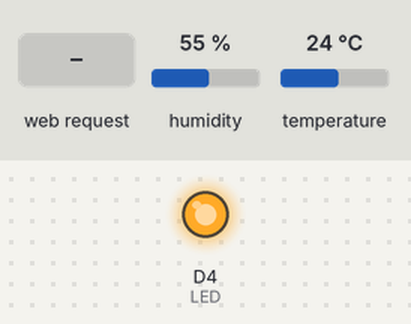
The sketch below on a simulated ESP8266 (NodeMCU). Parts: output pins drawn as LEDs (lit = HIGH). The inputs (shaded band) are chosen by the test bench; at power-on: humidity 55 %, temperature 24 °C. WiFi joins after 1.5 s; servers stay silent unless stated; what the sketch prints to the serial monitor is not drawn.

Above: at 2.7 s.
2.8 s: HTTP request GET / received
At 3.6 s:
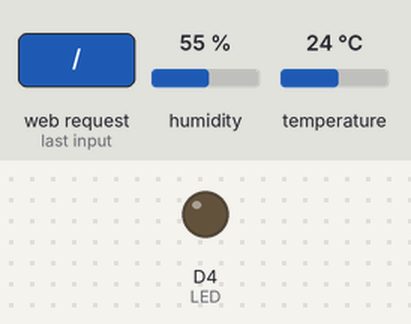
Timing chart, 0 to 5.8 s (numbered marks = the images above; inputs shaded):
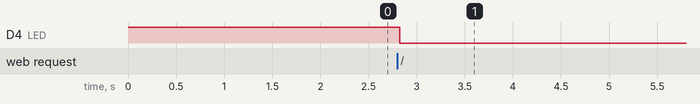

Measured:
- after the input at 2.8 s, D4 (LED): HIGH → LOW at once

The sketch:

dust.ino
```cpp
// (licence header left out)
#include <ESP8266WiFi.h>
#include <ESP8266WebServer.h>
#include <ESP8266mDNS.h>
#include <SoftwareSerial.h>
#include "PMS.h"
#include "DHT.h"

// Pin silkscreen vs reality
#define D2 4
#define D3 0
#define D4 2
#define D5 14

// Devices
#define LED D4
#define PMS_TX D2
#define PMS_RX D3
#define DHTPIN D5
#define DHTTYPE DHT11

// The fan takes 30s to stabilize and give useful readings.
#define PMS_FAN_DELAY 30000

#define SAMPLES 5

#define HOSTNAME "dust"

const char* ssid = "ShitakeMushrooms";
const char* password = "XXXXXXXXX";
char buffer[512] = "";

ESP8266WebServer server(80);
MDNSResponder mdns;
SoftwareSerial pmsSerial(PMS_TX,PMS_RX);
PMS pms(pmsSerial);
DHT dht(DHTPIN, DHTTYPE);

void setup() {
    // Poke the LED off
    pinMode(LED, OUTPUT);
    digitalWrite(LED, HIGH);

    Serial.begin(115200);

    // They say this thing supports i2c, but the pdf doesn't mention it.
    pmsSerial.begin(9600);

    WiFi.disconnect();
    WiFi.hostname(HOSTNAME);
    WiFi.begin(ssid, password);

    Serial.print("Attempting to connect to WPA SSID: ");
    Serial.println(ssid);

    // Wait for connection
    while (WiFi.status() != WL_CONNECTED) {
      delay(500);
      Serial.print(".");
    }

    // Dump the connection info
    Serial.println("");
    Serial.print("Connected to ");
    Serial.println(ssid);
    Serial.print("IP address: ");
    Serial.println(WiFi.localIP());

    // Start the MDNS
    if (mdns.begin(HOSTNAME)) {
       Serial.println("MDNS responder started");
    }

    // Add service to the MDNS
    mdns.addService("http", "tcp", 80);

    // sleep the PMS
    pms.passiveMode();
    pms.sleep();

    // DHT start
    dht.begin();

    // Start the webserver
    server.on("/", handleRoot);
    server.begin();
}

void loop() {
    server.handleClient();
}

void handleRoot() {
    size_t len = SAMPLES;
    PMS::DATA data[len];
    char *buf = buffer;
    float hum = 0, temp = 0;
    uint idx = 0, n = 0;

    if (!sample_temp(&temp, &hum)) {
        server.send(503, "text/plain", "oops\n");
        return;
    }

    // Gross hand rolling of json
    n = sprintf(buf,
     "{\"t\": {"
               "\"humidity_P\": %s,"
                "\"temp_F\": %s},",
         String(hum).c_str(),
         String(temp).c_str());

    buf = buf + n;

    if (!sample_pms(data, len)) {
        server.send(503, "text/plain", "oops\n");
        return;
    }

    // start with an array
    n = sprintf(buf, "\"a\": [");
    buf += n;

    // add an object per item
    for (idx = 0; idx < len; idx++) {
        n = sprintf(buf,
            "{\"SP_1_0\": %d,"
            "\"SP_2_5\": %d,"
            "\"SP_10_0\": %d,"
            "\"AE_1_0\": %d,"
            "\"AE_2_5\": %d,"
            "\"AE_10_0\": %d}",
            data[idx].PM_SP_UG_1_0,
            data[idx].PM_SP_UG_2_5,
            data[idx].PM_SP_UG_10_0,
            data[idx].PM_AE_UG_1_0,
            data[idx].PM_AE_UG_2_5,
            data[idx].PM_AE_UG_10_0);

        buf = buf + n;

        // close out the array or append object
        if (idx + 1 == len) {
            sprintf(buf, "]}");
        } else {
            buf[0] = ',';
            buf++;
        }
    }

    server.send(200, "text/plain", buffer);
}

// Sample will get a sample of data every 5s for the number of len.
// We turn on the light, wake up the sensor, wait 30s for the fan
// to do fan things, then start asking for data.  Then we turn the
// sensor off, and turn off the light.
bool sample_pms(PMS::DATA *out, size_t len) {
    uint8_t idx = 0;
    bool rv = true;

    digitalWrite(LED, LOW);
    pms.wakeUp();
    delay(PMS_FAN_DELAY);

    for(idx = 0; idx < len; idx++) {
        pms.requestRead();
        digitalWrite(LED, LOW);

        if (!pms.readUntil(out[idx])) {
            rv = false;
            goto out;
        }

        digitalWrite(LED, HIGH);
        delay(5000);
    }

out:
    pms.sleep();
    digitalWrite(LED, HIGH);

    return rv;
}

bool sample_temp(float *temp, float *hum) {
    uint8_t i = 0;
    bool rv = false;

    for (i = 0; i < 10; i ++) {
        *temp = dht.readTemperature(true);
        *hum = dht.readHumidity();

        if (!isnan(*hum) && !isnan(*temp)) {
            rv = true;
            break;
        }

        // Wait a few seconds between measurements
        delay(2000);
    }

    return rv;
}
```
